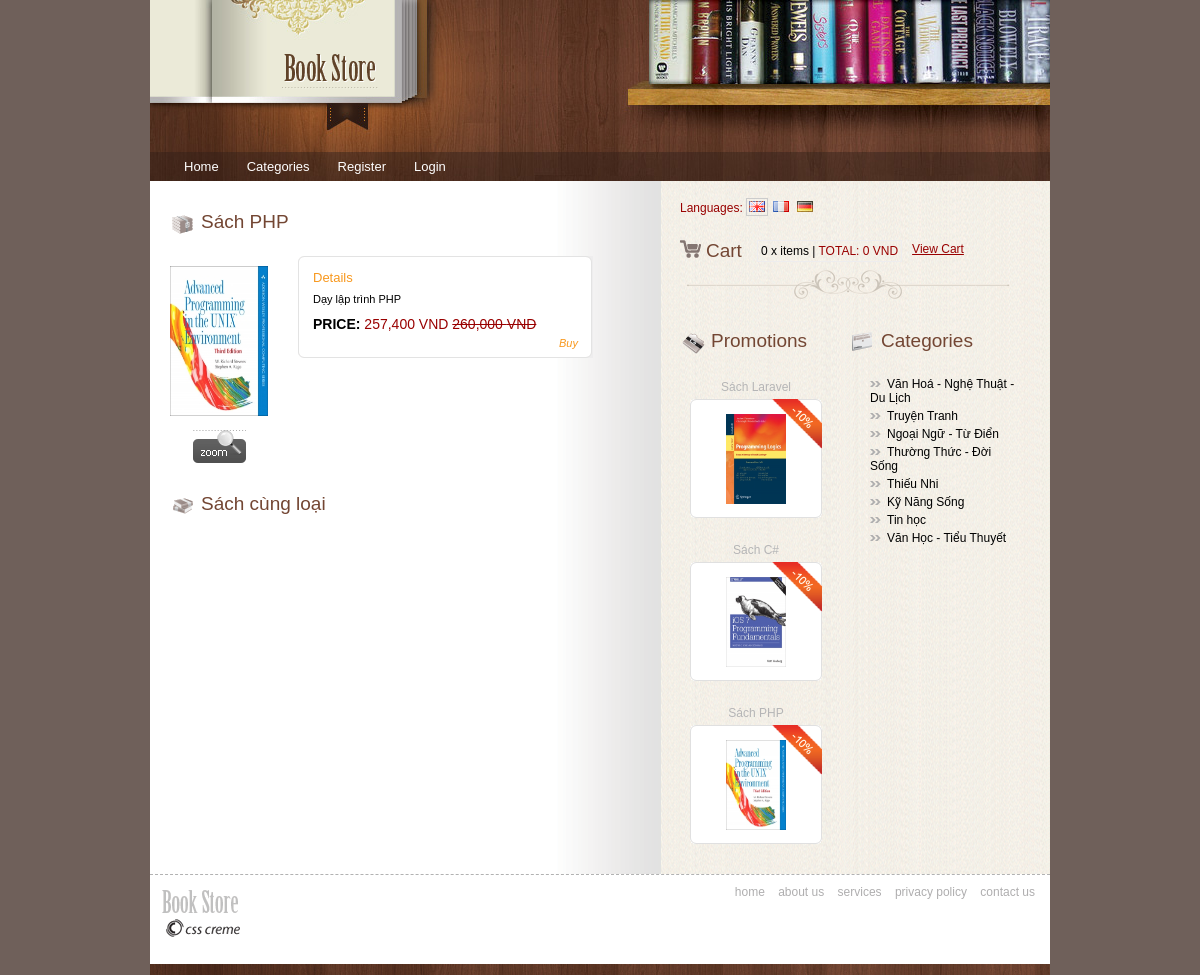
The app's page /index.php?module=default&controller=book&action=details&book_id=2 with its own data.
### tables this page shows
CREATE TABLE IF NOT EXISTS `book` (
  `id` int(11) NOT NULL AUTO_INCREMENT,
  `name` varchar(255) NOT NULL,
  `description` text,
  `price` decimal(10,0) NOT NULL,
  `special` tinyint(1) DEFAULT '0',
  `sale_off` int(3) DEFAULT '0',
  `picture` text,
  `created` date,
  `created_by` varchar(255) DEFAULT NULL,
  `modified` date,
  `modified_by` varchar(255) DEFAULT NULL,
  `status` tinyint(1) DEFAULT '0',
  `ordering` int(11) DEFAULT '10',
  `category_id` int(11) NOT NULL,
  PRIMARY KEY (`id`)
);

CREATE TABLE IF NOT EXISTS `category` (
  `id` int(11) NOT NULL AUTO_INCREMENT,
  `name` varchar(255) NOT NULL,
  `picture` text,
  `created` date,
  `created_by` varchar(255) DEFAULT NULL,
  `modified` date,
  `modified_by` varchar(255) DEFAULT NULL,
  `status` tinyint(1) DEFAULT '0',
  `ordering` int(11) DEFAULT '10',
  PRIMARY KEY (`id`)
);

### application/module/default/controllers/BookController.php (called while the page is built, shortened)
<?php
    class BookController extends Controller{
        public function detailsAction()
        {
            $this->_view->_title = ' Book Info';
            $this->_view->infoBook = $this->_model->infoItem($this->_arrParams, array('task' => 'book-info'));
            $this->_view->booksRelative = $this->_model->listItems($this->_arrParams, array('task' => 'books-relative'));
            $this->_view->render('default','book/details',true);
        }
    }
?>

### index.php (called while the page is built, shortened)
<?php
require_once('libs/Boostrap.php');
require_once('libs/Controller.php');
require_once('libs/Model.php');
require_once('libs/Template.php');
require_once('libs/URL.php');
$boostrap = new Boostrap();

### libs/Model.php (called while the page is built, shortened)
<?php
    class Model{
    protected $connect;
    protected $database;
    protected $resultQuery;
    public function __construct($params=null)
    {
        if($params==null)
        {
            $params['server'] = DB_HOST;
            $params['username'] = DB_USER;
            $params['password'] = DB_PASS;
            $params['database'] = DB_NAME;
            $params['table'] = DB_TABLE;
        }
        $link = mysqli_connect($params['server'],$params['username'],$params['password']);
        if(!$link)
        {
            die('Failed connect: '.mysqli_errno(mysqli_connect($params['server'],$params['username'],$params['password'])) );
        }
        else{
            $this->connect = $link;
            $this->database = $params['database'];
        }
    }
    public function setDatabase($database = null)
    {
        mysqli_select_db($this->connect,$this->database);
    }
    public function setTable($table)
    {
        $this->table = $table;
    }
    public function select($resultQuery=null)
    {
        $result = array();
        $resultQuery = ($resultQuery==null) ? $this->resultQuery : mysqli_query($this->connect,$resultQuery);
        if(mysqli_num_rows($resultQuery)>0){
            while($row = mysqli_fetch_assoc($resultQuery))
            {
                $result[] = $row;
            }
        }
        return $result;
    }
    public function singleRecord($resultQuery=null)
    {
        $result = array();
        $resultQuery = ($resultQuery==null) ? $this->resultQuery : mysqli_query($this->connect,$resultQuery);
        if(mysqli_num_rows($resultQuery)>0){
            $result = mysqli_fetch_assoc($resultQuery);
        }
        return $result;
    }
}
?>

### application/module/default/models/BookModel.php (called while the page is built, shortened)
<?php
    class BookModel extends Model{
        public function listItems($arrParam, $option = null)
        {
            if($option['task'] == 'books-relative')
            {
                $bookID = $arrParam['book_id'];
                $queryCate = "Select `category_id` From `".TBL_BOOK."` Where `id` = '$bookID'";
                $resultCate = $this->singleRecord($queryCate);
                $cateID = $resultCate['category_id'];
                $query[] = "SELECT `id`, `name`, `picture`";
                $query[] = "FROM `$this->table`";
                $query[] = "Where `status` = 1 AND `category_id` = '$cateID' AND `id` <> '$bookID'" ;
                $query[] = "ORDER BY `id` DESC";
                $query = implode(" ",$query);
                $result = $this->select($query);
                return $result;
            }
        }
        public function infoItem($arrParam, $option = null)
        {
            if($option['task'] == 'book-info')
            {
                $bookID = $arrParam['book_id'];
                $query[] = "SELECT `id`,`name`,`picture`,`description`,`price`,`sale_off`";
                $query[] = "FROM `".TBL_BOOK."`";
                $query[] = "Where `id` = '$bookID'";
                $query = implode(" ",$query);
                $result = $this->singleRecord($query);
                return $result;
            }
        }
    }
?>

### libs/Template.php (called while the page is built, shortened)
<?php
    class Template{
        private $_fileConfig;
        private $_folderTemplate;
        private $_controller;
        public function __construct($controller)
        {
            $this->_controller = $controller;
        }
        public function load(){
             $fileConfig 	= $this->getFileConfig();
             $folderTemplate = $this->getFolderTemplate();
            $pathFileConfig	= TEMPLATE_PATH . $folderTemplate . $fileConfig;
            if(file_exists($pathFileConfig))
            {
                $arrConfig = parse_ini_file($pathFileConfig);
                $view = $this->_controller->_view;
                $view->_dirImg = TEMPLATE_URL . $this->_folderTemplate . $arrConfig['dirImg'];
            }
        }
        public function setFileConfig($value = 'template.ini'){
            $this->_fileConfig = $value;
        }
        public function getFileConfig(){
            return $this->_fileConfig;
        }
        public function setFolderTemplate($value = 'default/main/'){
            $this->_folderTemplate = $value;
        }
        public function getFolderTemplate(){
            return $this->_folderTemplate;
        }
    }
?>

### libs/URL.php (called while the page is built, shortened)
<?php
    class URL{
        public static function createLink($module, $controller, $action, $params = null)
        {
            $linkParams = '';
            if(!empty($params))
            {
                foreach($params as $key=>$value)
                {
                    $linkParams .= "&$key=$value";
                }
            }
            $url= 'index.php?module='.$module.'&controller='.$controller.'&action='.$action. $linkParams;
            return $url;
        }
    }
?>

### application/block/category.php (the view)
<?php
   $model = new Model();
   $query[] = "SELECT `id`, `name`";
   $query[] = "FROM `".TBL_CATEGORY."`";
   $query[] = "Where `status` = 1" ;
   $query[] = "ORDER BY `id` DESC";
   $query = implode(" ",$query);
   $listCategory = $model->select($query);
   if(empty($this->arrParam['category_id']))
   {
      $cateID =0;
   }
   else{
      $cateID = $this->arrParam['category_id'];
   }
   $xhtml = '';
   if(!empty($listCategory))
   {
      foreach($listCategory as $key => $value)
      {
         $id = $value['id'];
         $link = URL::createLink('default','book','list',array('category_id' => $id));;
         $name = $value['name'];
         if($id == $cateID)
         {
            $xhtml .= '<li><a class="active" href="'.$link.'">'.$name.'</a></li>';
         }
         else
         {
            $xhtml .= '<li><a href="'.$link.'">'.$name.'</a></li>';
         }
      }
   }
?>
<div class="right_box">
   <div class="title">
      <span class="title_icon">
         <img src="<?php echo $imageURL; ?>/bullet5.gif" alt="" title="" /></span>Categories
   </div>
      <ul class="list">
         <?php echo $xhtml; ?>
      </ul>
</div>

### application/module/default/views/book/details.php (shortened to what this page needs)
<?php
    $infoBook = $this->infoBook;
    $name = $infoBook['name'];
    $description = substr($infoBook['description'],0,100);
    $picturePath = UPLOAD_PATH. 'book' . DS . $infoBook['picture'];
    if(file_exists($picturePath) == true)
    {
        $picture = '<img width="98px" height="150px" class="thumb" src="'.UPLOAD_URL. 'book' . DS . $infoBook['picture']  .'">';
    }
    else{
        $picture = '<img width="98px" height="150px" class="thumb" src="'.UPLOAD_URL. 'book' . DS . 'default.jpg'  .'" >';
    }
    $priceReal = 0;
    if($infoBook['sale_off']>0)
    {
        $priceReal = ((100-$infoBook['sale_off'])*$infoBook['price']/100);
        $price = '<span class="red">'.number_format($priceReal).' VND</span>
                <span class="red-through">'.number_format($infoBook['price']).' VND</span>';
    }
    else
    {
        $priceReal = $infoBook['price'];
        $price = '<span class="red">'.number_format($priceReal).' VND</span>';
    }
    $id = $infoBook['id'];
$linkAddToCart = URL::createLink('default','user','addtoCart',array('book_id' => $id, 'price' => $priceReal));
?>
<div class="title">
    <span class="title_icon">
        <img src="<?php echo $imageURL; ?>/bullet1.gif" alt="" title="" />
    </span><?php echo $name; ?>
</div>
<div class="feat_prod_box_details">
    <div class="prod_img">
        <a href="#">
            <?php echo $picture; ?>
        </a>
        <br /><br />
        <a href="#" rel="lightbox">
            <img src="<?php echo $imageURL; ?>/zoom.gif" alt="" title=""/>
        </a>
    </div>
    <div class="prod_det_box">
        <div class="box_top"></div>
        <div class="box_center">
            <div class="prod_title">Details</div>
                <p class="details"><?php echo $description; ?></p>
            <div class="price"><strong>PRICE:</strong>
                <?php echo $price; ?>
            </div>
            <a href="<?php echo $linkAddToCart; ?>" class="more">
                Buy
            </a>
        </div>
        <div class="box_bottom"></div>
    </div>
</div>
<div class="title">
    <span class="title_icon">
        <img src="<?php echo $imageURL; ?>/bullet2.gif" alt="" title="" />
    </span>Sách cùng loại
</div>

### application/block/promotion.php
<?php
   $model = new Model();
   $query2[] = "SELECT `id`, `name`, `picture`";
   $query2[] = "FROM `".TBL_BOOK."`";
   $query2[] = "Where `status` = 1 AND `sale_off` > 0" ;
   $query2[] = "ORDER BY `id` DESC";
   $query2[] = "LIMIT 0,3";
   $query2 = implode(" ",$query2);
   $listBook = $model->select($query2);
   $xhtml = '';
   if(!empty($listBook))
   {
      foreach($listBook as $key => $value)
      {
         $id = $value['id'];
         $link= URL::createLink('default','book','details',array('book_id' => $id));
         $name = $value['name'];
        $picturePath = UPLOAD_PATH. 'book' . DS . $value['picture'];
        if(file_exists($picturePath) == true)
        {
            $picture = '<img width="60px" height="90px" class="thumb" src="'.UPLOAD_URL. 'book' . DS . $value['picture']  .'">';
        }
        else{
            $picture = '<img width="60px" height="90px" class="thumb" src="'.UPLOAD_URL. 'book' . DS . 'default.jpg'  .'" >';
        }
         $xhtml .= '<div class="new_prod_box">
                        <a href="'.$link.'">'.$name.'</a>
                        <div class="new_prod_bg">
                            <span class="new_icon"><img src="'.$imageURL.'/promo_icon.gif" alt="" title="" /></span>
                            <a href="'.$link.'">'.$picture.'</a>
                        </div>
                    </div>';
      }
   }
?>
<div class="right_box">
    <div class="title">
        <span class="title_icon">
            <img src="<?php echo $imageURL; ?>/bullet4.gif" alt="" title="" />
        </span>Promotions
    </div>
    <?php echo $xhtml; ?>
  </div>

### public/template/default/main/css/style.css (style rules this page uses)
* { margin: 0px; padding: 0px; }
body { background-color: #6F605A; font-family: Arial, Helvetica, sans-serif; padding: 0; font-size: 12px; margin: 0px auto auto auto; color: #000000; }
a { color: #f8981d; }
p { padding: 5px 0 5px 0; margin: 0px; text-align: justify; line-height: 19px; }
p.details { padding: 5px 15px 5px 15px; font-size: 11px; }
span.red { color: #990000; }
span.red-through { color: #990000; text-decoration: line-through; }
.price { font-size: 14px; padding: 0 0 0 15px; margin: 2px 0 5px 0; }
.title { color: #734633; padding: 0px; float: left; font-size: 19px; margin: 10px 0 10px 0; }
span.title_icon { float: left; padding: 0 5px 0 0; }
.prod_title { color: #f8981d; padding: 5px 0 0 15px; font-size: 13px; }
a.more { font-style: italic; color: #f8981d; float: right; text-decoration: none; font-size: 11px; padding: 0px 15px 0 0; }
.right_box { width: 170px; float: left; padding: 10px 0 0 0; }
.feat_prod_box_details { padding: 10px 0 10px 0; margin: 0 20px 10px 0; clear: both; }
.prod_img { float: left; padding: 0 5px 0 0; text-align: center; }
.prod_det_box { width: 295px; float: left; padding: 0 0 0 25px; position: relative; }
.box_top { width: 295px; height: 9px; background: url(../images/box_top.gif) no-repeat center bottom; }
.box_center { width: 295px; height: auto; background: url(../images/box_center.gif) repeat-y center; }
.box_bottom { width: 295px; height: 9px; background: url(../images/box_bottom.gif) no-repeat center top; }
.new_prod_box { float: left; text-align: center; padding: 10px; }
.new_prod_box a { padding: 5px 0 5px 0; color: #b5b5b6; text-decoration: none; display: block; }
.new_prod_bg { width: 132px; height: 119px; text-align: center; background: url(../images/new_prod_box.gif) no-repeat center; position: relative; }
.new_icon { position: absolute; top: 0px; right: 0px; z-index: 200; }
img.thumb { padding: 10px 0 0 0; }
ul.list { clear: both; padding: 10px 0 0 20px; margin: 0px; }
ul.list li { list-style: none; padding: 2px 0 2px 0; }
ul.list li a { list-style: none; text-decoration: none; color: #000000; background: url(../images/left_menu_bullet.gif) no-repeat left; padding: 0 0 0 17px; }

### records on screen
book: name "Sách PHP", picture (picture), description "Dạy lập trình PHP", priceReal "257,400", price "260,000"
book: name "Sách Laravel", picture (picture)
book: name "Sách C#", picture (picture)
category: name "Văn Hoá - Nghệ Thuật - Du Lịch"
category: name "Truyện Tranh"
category: name "Ngoại Ngữ - Từ Điển"
category: name "Thường Thức - Đời Sống"
category: name "Thiếu Nhi"
category: name "Kỹ Năng Sống"
category: name "Tin học"
category: name "Văn Học - Tiểu Thuyết"

### other values on screen
$totalItems "0"
$totalPrices "0"
